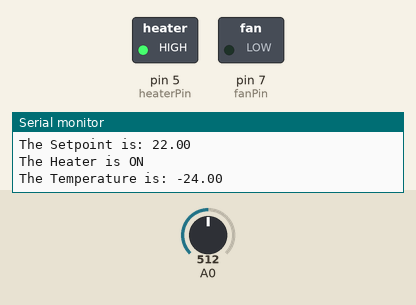
A sketch run on a simulated Arduino Uno, built with avr-gcc and run on an emulated ATmega328P. Parts: switched loads named in the sketch (green lamp = pin HIGH), the last lines printed to the serial monitor. The inputs (shaded band) are chosen by the test bench; at power-on: A0 = 512.

Above: at 1.2 s.
1.3 s: A0 set to 688
2.8 s: A0 set to 716
At 3.2 s:
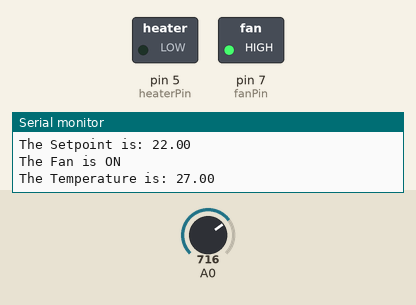
4.3 s: A0 set to 748
7.3 s: A0 set to 765
At 8.4 s:
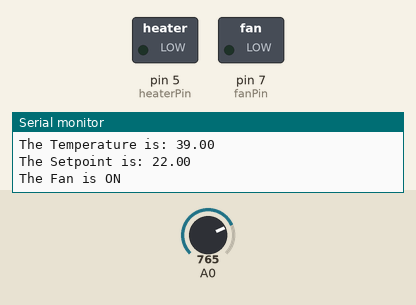
Timing chart, 0 to 10.1 s (numbered marks = the images above; inputs shaded):
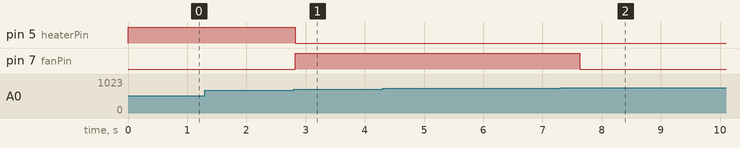

Measured:
- the behaviour switches between 698 and 699 on A0 (found by bisection; images 0 and 1)
- the behaviour switches between 757 and 758 on A0 (found by bisection; images 1 and 2)
- after the input at 2.8 s, pin 5 (heaterPin): HIGH → LOW at once; pin 7 (fanPin): LOW → HIGH at once
- after the input at 7.3 s, pin 7 (fanPin): HIGH → LOW after 0.33 s instead of 0.61 s

The sketch:

code.ino
```cpp
#include <PID_v1.h> // PID Library imported

// Declaring variables for setpoint, temperature, and PID output
double Setpoint; // Desired temperature
double temp; // Temperature sensor reading
double Output; // PID output

// Declaring PID parameters
double Kp = 1.0;
double Ki = 3.0;
double Kd = 0.2;

// Creating PID instance with specified parameters
PID myPID(&temp, &Output, &Setpoint, Kp, Ki, Kd, DIRECT);

// Defining pin numbers for fan and heater control
const int fanPin = 7; // digital pin for the fan
const int heaterPin = 5; // digital pin for the heater

// Setup function, runs once when the Arduino is powered on or reset
void setup()
{
// Begins serial communication at 9600 baud rate
Serial.begin(9600);

// Setting the desired temperature
Setpoint = 22;

// Turning on PID controller in AUTOMATIC mode

myPID.SetMode(AUTOMATIC);

// Adjusting PID controller's tuning parameters
myPID.SetTunings(Kp, Ki, Kd);

// Setting fan and heater pins as outputs
pinMode(fanPin, OUTPUT);
pinMode(heaterPin, OUTPUT);
}

// Loop function, to run repeatedly as long as the Arduino is powered on
void loop()
{
// Reading the analogue value from the temperature sensor
int tempsensor = analogRead(A0);

// Performing temperature conversion based on experimentally determined values
temp = map(tempsensor, 508, 1023, -25, 105); // values were adjusted based on sensor readings

// Performing PID calculation
myPID.Compute();

// Controlling the heater and fan based on the PID output
if (temp > Setpoint) {
// Temperature is above setpoint, turning on the fan
digitalWrite(fanPin, Output); //fan on
digitalWrite(heaterPin, LOW); // Turning off the heater
Serial.println("The Fan is ON ");
} else {

// Temperature is below or at setpoint, turning on the heater
digitalWrite(heaterPin, Output); //heater on
digitalWrite(fanPin, LOW); // Turning off the fan
Serial.println("The Heater is ON");
}

// Sending temperature and setpoint data to serial for plotting
Serial.print("The Temperature is: ");
Serial.println(temp);
Serial.print("The Setpoint is: ");
Serial.println(Setpoint);
}
```
